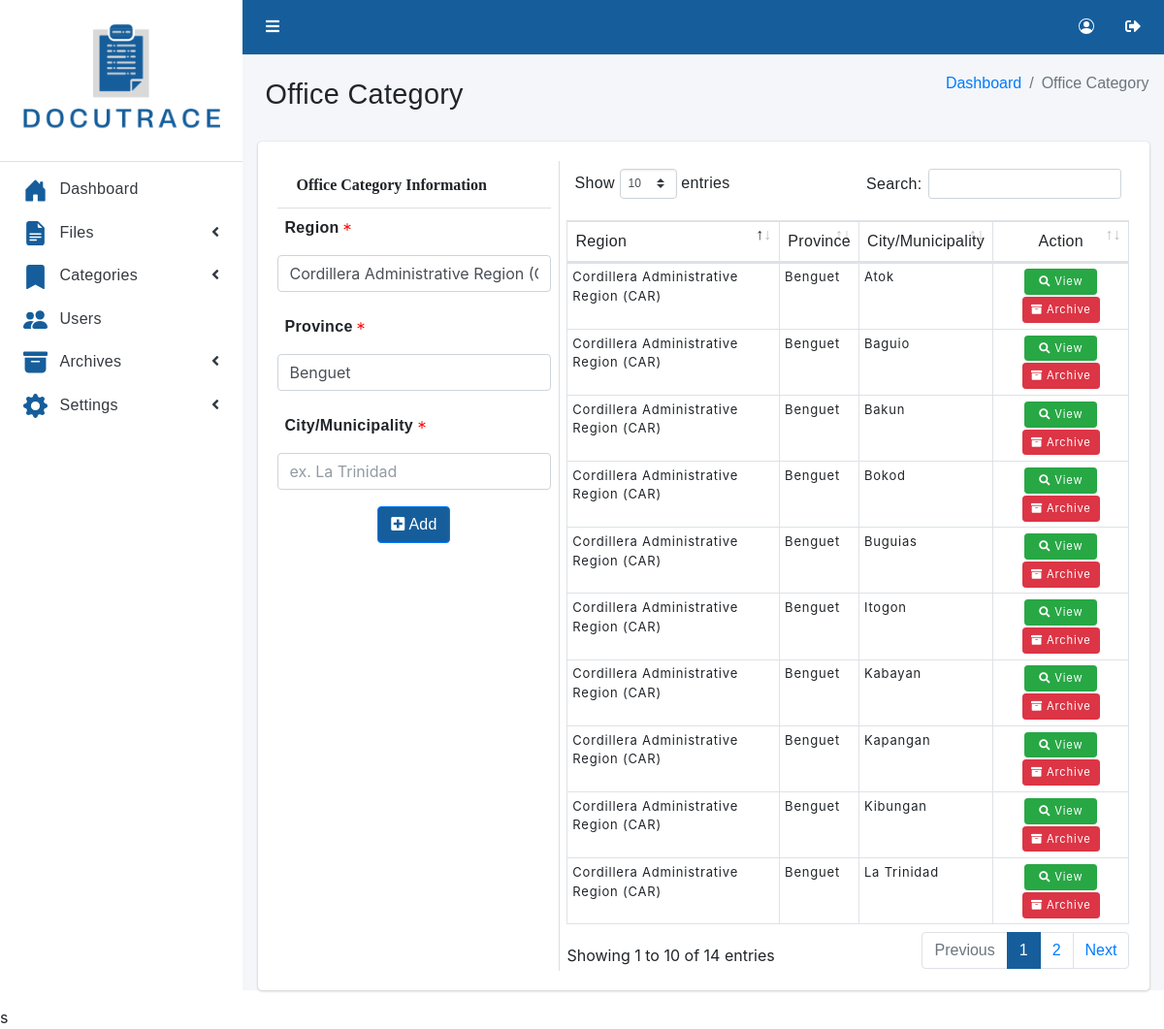
Screenshot of /admin/settings.php (signed in) with the database file from the repository.
### tables this page shows
CREATE TABLE OfficeSettings (
  office_id_num int(50) unsigned ZEROFILL auto_increment,
  Region varchar(255) DEFAULT NULL,
  Province varchar(255) DEFAULT NULL,
  cityMunicipality varchar(255) DEFAULT NULL,
  ArchiveStatus varchar(255) DEFAULT 'Not Archived',

  PRIMARY KEY  (office_id_num)
);

### admin/settings.php (the view, shortened to what this page needs)
<?php
   require '../php/centralConnection.php';
   if(isset($_REQUEST['list'])){
      if($_REQUEST['list'] == "office"){
         $query ="SELECT * FROM OfficeSettings WHERE ArchiveStatus = 'Archived'";
         $result = mysqli_query($connect, $query);
         $header = "Office Archives";
      }
   }else{
      $query ="SELECT * FROM OfficeSettings WHERE ArchiveStatus != 'Archived'";
      $result = mysqli_query($connect, $query);
      $header = "Office Category";
   }
?>
<!DOCTYPE html>
<html lang="en">
<head>
   <link rel="stylesheet" href="../asset/fontawesome/css/all.min.css">
   <link rel="stylesheet" href="../asset/css/adminlte.min.css">
   <link rel="stylesheet" href="../asset/css/style.css">
   <link rel="stylesheet" href="../asset/tables/datatables-bs4/css/dataTables.bootstrap4.min.css">
   <link rel="stylesheet" href="../css/style.css">
   <link rel="stylesheet" href="../asset/jquery-confirm.min.css">
</head>
<body class="hold-transition sidebar-mini layout-fixed">
   <div class="wrapper">
      <nav class="main-header navbar navbar-expand navbar-light" style="background-color: rgb(22,94,155)">
         <ul class="navbar-nav">
            <li class="nav-item">
               <a class="nav-link iconsTop" data-widget="pushmenu" href="#" role="button"><i class="fas fa-bars"></i></a>
            </li>
         </ul>
         <ul class="navbar-nav ml-auto">
            <li class="nav-item">
               <a class="nav-link iconsTop" href="#" data-toggle='modal' data-target='#editIconUser' role="button" style="margin-top: -3%;">
               </a>
            </li>
            <li class="nav-item">
               <a class="nav-link iconsTop" href="../php/logout.php">
                  <i class="fas fa-sign-out-alt"></i>
               </a>
            </li>
         </ul>
      </nav>
      <aside class="main-sidebar sidebar-light-primary">
         <a href="index.php" class="brand-link">
     <img src="../asset/img/DOCUTRACE.png" alt="DOCUTRACE Logo" id="docutraceLogo">
      </a>
      <div class="sidebar">
         <nav class="mt-2">
               <ul class="nav nav-pills nav-sidebar flex-column" data-widget="treeview" role="menu"
                  data-accordion="false">
                  <li class="nav-item">
                     <a href="index.php" class="nav-link">
                        <p>
                           Dashboard
                        </p>
                     </a>
                  </li>
                  <li class="nav-item">
                     <a href="#" class="nav-link">
                        <p>
                           Files
                        </p>
                        <i class="right fas fa-angle-left"></i>
                     </a>
                  </li>
                  <li class="nav-item">
                     <a href="#" class="nav-link">
                     <svg xmlns="http://www.w3.org/2000/svg" width="25" height="25" fill="rgb(22,94,155)" class="bi bi-bookmark-fill" viewBox="0 0 16 16">
                     <path d="M2 2v13.5a.5.5 0 0 0 .74.439L8 13.069l5.26 2.87A.5.5 0 0 0 14 15.5V2a2 2 0 0 0-2-2H4a2 2 0 0 0-2 2z"/>
                     </svg>
                        <p>
                           Categories
                        </p>
                        <i class="right fas fa-angle-left"></i>
                     </a>
                  </li>
                  <li class="nav-item adminOnly">
                     <a href="users.php" class="nav-link">
                        <p>
                           Users
                        </p>
                     </a>
                  </li>
                  <li class="nav-item adminOnly">
                     <a href="#" class="nav-link">
                        <p>
                           Archives
                        </p>
                        <i class="right fas fa-angle-left"></i>
                     </a>
                  </li>
                  <li class="nav-item adminOnly">
                     <a href="#" class="nav-link">
                        <p>
                           Settings
                        </p>
                        <i class="right fas fa-angle-left"></i>
                     </a>
                  </li>
               </ul>
            </nav>
      </div>
   </aside>
      <div class="content-wrapper">
         <div class="content-header">
            <div class="container-fluid">
               <div class="row mb-2">
                  <div class="col-sm-6">
                        <h1 class="m-0"><?php echo $header; ?></h1>
                  </div>
                  <div class="col-sm-6">
                     <ol class="breadcrumb float-sm-right">
                        <li class="breadcrumb-item" style="color: rgb(22,94,155);"><a href="index.php">Dashboard</a></li>
                        <li class="breadcrumb-item active"><?php echo $header; ?></li>
                     </ol>
                  </div>
               </div>
            </div>
         </div>
         <section class="content">
            <div class="container-fluid">
               <div class="card card-info">
                  <form action="../php/addRecord.php" method="post" id="addOfficeForm">
                     <div class="card-body">
                        <div class="row">
                           <div class="col-md-4" id="categoryAddSection">
                              <div class="card-header">
                                 <span class="fa"> Office Category Information</span>
                              </div>
                              <div class="row">
                                 <div class="col-md-12">
                                    <div class="form-group">
                                       <label>Region </label>
                                       <input type="text" class="form-control" name="addRegion" value="Cordillera Administrative Region (CAR)" required >
                                    </div>
                                 </div>
                                 <div class="col-md-12">
                                    <div class="form-group">
                                       <label>Province </label>
                                       <input type="text" class="form-control" name="addProvince" value="Benguet" required >
                                    </div>
                                 </div>
                                 <div class="col-md-12">
                                    <div class="form-group">
                                       <label>City/Municipality </label>
                                       <input type="text" class="form-control" name="addCityMunicipality" placeholder="ex. La Trinidad" required>
                                    </div>
                                 </div>
                              </div>
                              <div class="col-md-12" id="addButton">
                                 <button type="submit" class="btn btn-primary"><i
                        class="fa fa-plus-square"></i> Add</button>
                              </div>
                  </form>
               </div>
               <div class="col-md-8" id="officeList" style="border-left: 1px solid #ddd;">
                  <table id="example1" class="table table-bordered table-hover">
                     <thead>
                        <tr>
                           <th>Region</th>
                           <th>Province</th>
                           <th>City/Municipality</th>
                           <th class="text-center">Action</th>
                        </tr>
                     </thead>
                     <tbody>
                           <?php
                              if($result != ''){
                                 while($row = mysqli_fetch_array($result)){
                                    $officeRegion = $row['Region'];
                                    $officeProvince = $row['Province'];
                                    $officeIDNum = $row['office_id_num'];
                                    $officeCityMunicipality = $row['cityMunicipality'];
                                    echo "
                                    <tr>
                                          <td>$officeRegion</td>
                                          <td>$officeProvince</td>
                                          <td>$officeCityMunicipality</td>
                                          <td class='text-center'>
                                             <a class='btn btn-sm btn-success' href='#' data-toggle='modal' data-target='#edit' data-office-id='$officeIDNum' data-office-region='$officeRegion'  data-office-province='$officeProvince' data-office-cityMunicipality='$officeCityMunicipality' onclick='populateEditModal(this)'><i class='fa fa-search'></i> View</a>
                                             <a class='btn btn-sm btn-danger adminOnly archiveButton' href='#' data-toggle='modal' data-target='#archive' data-office-id='$officeIDNum'>
                                                <i class='fa fa-archive'></i> Archive
                                             </a>
                                             <a class='btn btn-sm btn-danger adminOnly restoreButton' href='#' data-toggle='modal' data-target='#restore' data-office-id='$officeIDNum'>
                                             <svg xmlns='http://www.w3.org/2000/svg' width='16' height='16' fill='currentColor' class='bi bi-arrow-counterclockwise' viewBox='0 0 16 16'>
                                             <path fill-rule='evenodd' d='M8 3a5 5 0 1 1-4.546 2.914.5.5 0 0 0-.908-.417A6 6 0 1 0 8 2v1z'/>
                                             <path d='M8 4.466V.534a.25.25 0 0 0-.41-.192L5.23 2.308a.25.25 0 0 0 0 .384l2.36 1.966A.25.25 0 0 0 8 4.466z'/>
                                             </svg> Restore
                                             </a>
                                          </td>
                                    </tr>";
                                 }
                              }
                          ?>
                        </tbody>
                  </table>
               </div>
            </div>
      </div>
   </div>
   <script src="../asset/tables/datatables-responsive/js/responsive.bootstrap4.min.js"></script>s
</body>
</html>

### asset/css/style.css (style rules this page uses)
h1,h2,h3,h4,h5,h6,p,label,button,th { font-family: 'Trebuchet MS', 'Lucida Sans Unicode', 'Lucida Grande', 'Lucida Sans', Arial, sans-serif !important; padding: 0.5rem 0.5rem; font-weight: 100; letter-spacing: 0.02rem; }
li a { font-family: 'Trebuchet MS', 'Lucida Sans Unicode', 'Lucida Grande', 'Lucida Sans', Arial, sans-serif !important; font-weight: 100; }
li { font-family: 'Trebuchet MS', 'Lucida Sans Unicode', 'Lucida Grande', 'Lucida Sans', Arial, sans-serif !important; font-weight: 100; }
table td { font-size: 13px !important; letter-spacing: 0.0625em; margin:-10px; border-spacing: 1em; }
#docutraceLogo { width: 100%; }

### css/style.css (style rules this page uses)
td a.btn { font-size: 0.7rem; }
th { padding: 0.5rem !important; }
table tr td { padding: 0.3rem !important; }
.btn-primary { background-color: rgb(22,94,155); }
.iconsTop { color: white !important; }
.btn { min-width: 75px; margin: 1px 0; }
#addButton { text-align: center; }
.bi-asterisk { margin-bottom: 3px; }

### rows the page displays
officesettings: Region "Cordillera Administrative Region (CAR)", Province "Benguet", cityMunicipality "Atok"
officesettings: Region "Cordillera Administrative Region (CAR)", Province "Benguet", cityMunicipality "Baguio"
officesettings: Region "Cordillera Administrative Region (CAR)", Province "Benguet", cityMunicipality "Bakun"
officesettings: Region "Cordillera Administrative Region (CAR)", Province "Benguet", cityMunicipality "Bokod"
officesettings: Region "Cordillera Administrative Region (CAR)", Province "Benguet", cityMunicipality "Buguias"
officesettings: Region "Cordillera Administrative Region (CAR)", Province "Benguet", cityMunicipality "Itogon"
officesettings: Region "Cordillera Administrative Region (CAR)", Province "Benguet", cityMunicipality "Kabayan"
officesettings: Region "Cordillera Administrative Region (CAR)", Province "Benguet", cityMunicipality "Kapangan"
officesettings: Region "Cordillera Administrative Region (CAR)", Province "Benguet", cityMunicipality "Kibungan"
officesettings: Region "Cordillera Administrative Region (CAR)", Province "Benguet", cityMunicipality "La Trinidad"

### other values shown
$header "Office Category"
